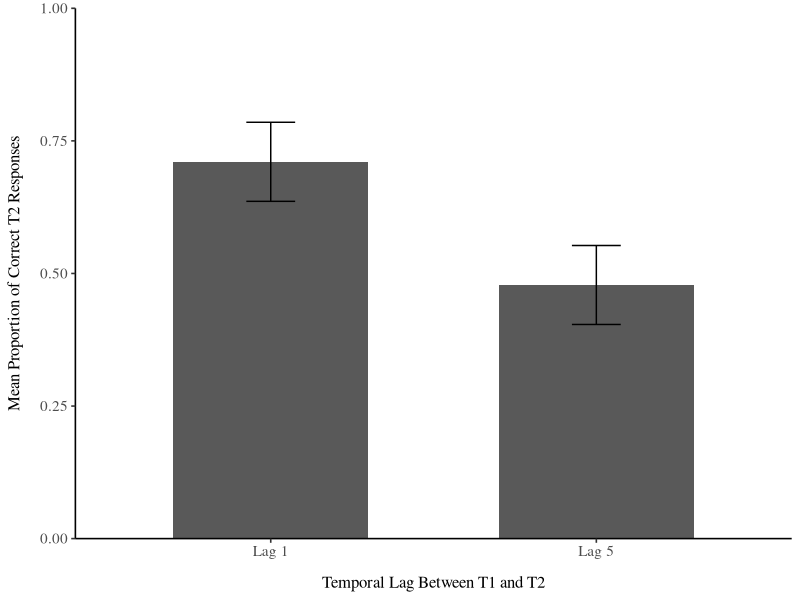

Here is the R script that generated this plot:
## ---- chunk 1
#| echo: false
#| message: false
#| warning: false

library(readr)
library(dplyr)
library(ggplot2)
## ---- chunk 2
#| echo: false
#| message: false
#| warning: false
#| label: fig-lagplot
#| fig-cap: "Mean proportion of correct T2 responses as a function of temporal lag between T1 and T2. Error bars represent ±1 standard error of the mean."
#| fig-width: 6
#| fig-height: 4
#| dpi: 300

library(readr)
library(dplyr)
library(ggplot2)

data <- read_csv("SampleData.csv")

data <- data %>%
  mutate(lag = factor(lag, levels = c(1, 5),
                      labels = c("Lag 1", "Lag 5"))) %>%
  filter(!is.na(lag))

summary_data <- data %>%
  group_by(lag) %>%
  summarise(
    mean_accuracy = mean(accuracy, na.rm = TRUE),
    se = sd(accuracy, na.rm = TRUE) / sqrt(sum(!is.na(accuracy))),
    .groups = "drop"
  )

ggplot(summary_data, aes(x = lag, y = mean_accuracy)) +
  geom_col(width = 0.6) +
  geom_errorbar(aes(
    ymin = mean_accuracy - se,
    ymax = mean_accuracy + se
  ), width = 0.15) +
  scale_y_continuous(
    limits = c(0, 1),
    expand = c(0, 0)
  ) +
  labs(
    x = "Temporal Lag Between T1 and T2",
    y = "Mean Proportion of Correct T2 Responses"
  ) +
  theme_classic(base_size = 12, base_family = "serif") +
  theme(
    axis.title.x = element_text(margin = margin(t = 12)),
    axis.title.y = element_text(margin = margin(r = 12)),
    axis.text = element_text(size = 11)
  )
